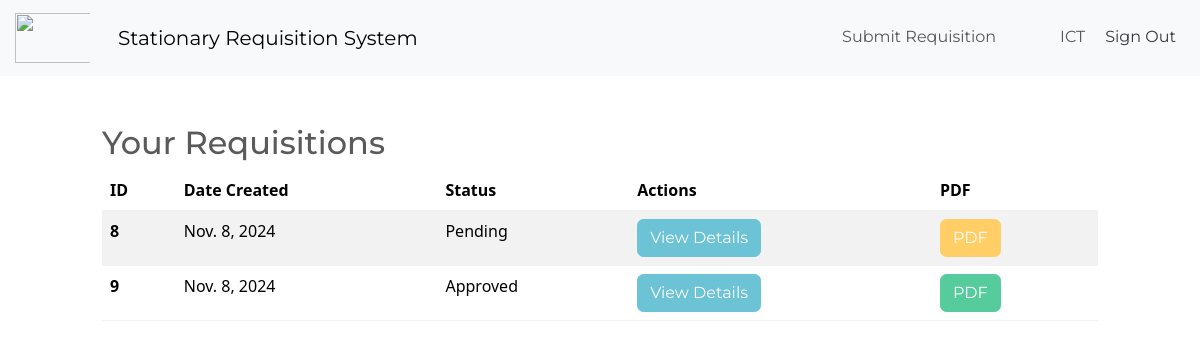
Page /dashboard/ (signed in) on the earlier database version.
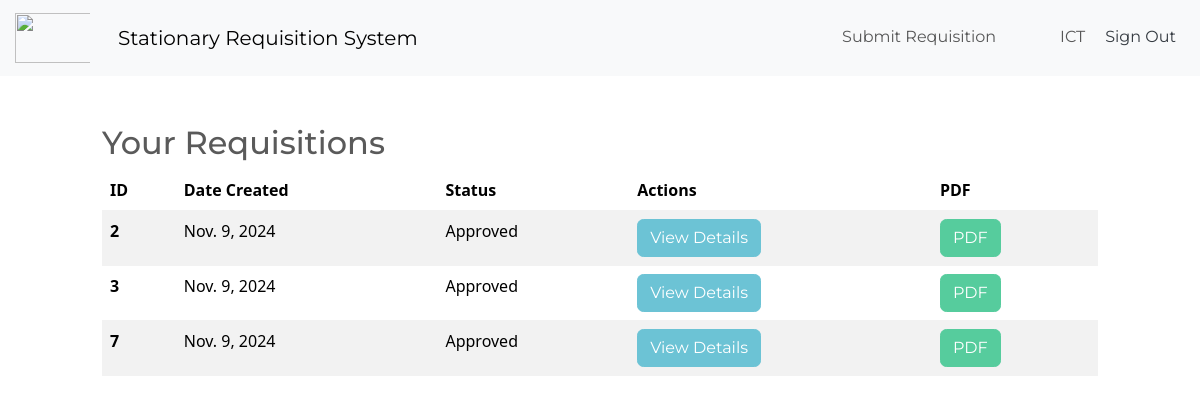
Same page on the later database version.
### inventory/models.py (models this page shows, shortened)
class Requisition(models.Model):
    STATUS_CHOICES = (
        ('Pending', 'Pending'),
        ('Approved', 'Approved'),
        ('Rejected', 'Rejected'),
    )
    user = models.ForeignKey(User, on_delete=models.CASCADE)
    date_created = models.DateField(auto_now_add=True)
    status = models.CharField(max_length=10, choices=STATUS_CHOICES, default='Pending')
    requisition_id = models.CharField(max_length=20, unique=True, editable=False, blank=True)  # New field

### inventory/views.py (the view)
# urls.py: path('dashboard/', Dashboard.as_view(), name='dashboard'),
class Dashboard(LoginRequiredMixin, View):
    def get(self, request):
        requisitions = Requisition.objects.filter(user=request.user).order_by('-date_created')
        return render(request, 'inventory/dashboard.html',{'requisitions': requisitions})

### inventory/templates/inventory/dashboard.html
{% extends 'auth/base.html' %}
{% block content %}
<div class="row">
    <div class="col-md-10 col-12 mx-auto mt-5">
        <h2>Your Requisitions</h2>
        <table class="table table-hover table-striped">
            <thead>
                <tr>
                    <th scope="col">ID</th>
                    <th scope="col">Date Created</th>
                    <th scope="col">Status</th>
                    <th scope="col">Actions</th>
                    <th scope="col">PDF</th>
                </tr>
            </thead>
            <tbody>
                {% if requisitions %}
                    {% for requisition in requisitions %}
                    <tr>
                        <th scope="row">{{ requisition.id }}</th>
                        <td>{{ requisition.date_created }}</td>
                        <td>{{ requisition.status }}</td>
                        <td>
                            <a href="{% url 'requisition_detail' requisition.id %}" class="btn btn-info">View Details</a>
                        </td>
                        <td>
                            {% if requisition.status == 'Approved' %}
                                <a href="{% url 'requisition_pdf' requisition.id %}" class="btn btn-success">PDF</a>
                            {% else %}
                                <a href="{% url 'requisition_pdf' requisition.id %}" class="btn btn-warning">PDF</a>
                            {% endif %}
                        </td>
                    </tr>
                    {% endfor %}
                {% else %}
                    <tr>
                        <td colspan="4">You have not submitted any requisitions yet.</td>
                    </tr>
                {% endif %}
            </tbody>
        </table>
    </div>
</div>
{% endblock content %}

Differences in the rows shown:
removed Requisition: id "8", date_created "Nov. 8, 2024", status "Pending", shows "PDF"
removed Requisition: id "9", date_created "Nov. 8, 2024", status "Approved", shows "PDF"
added Requisition: id "2", date_created "Nov. 9, 2024", status "Approved", shows "PDF"
added Requisition: id "3", date_created "Nov. 9, 2024", status "Approved", shows "PDF"
now on this page (row edited): Requisition: id "7", date_created "Nov. 9, 2024", status "Approved", shows "PDF"
